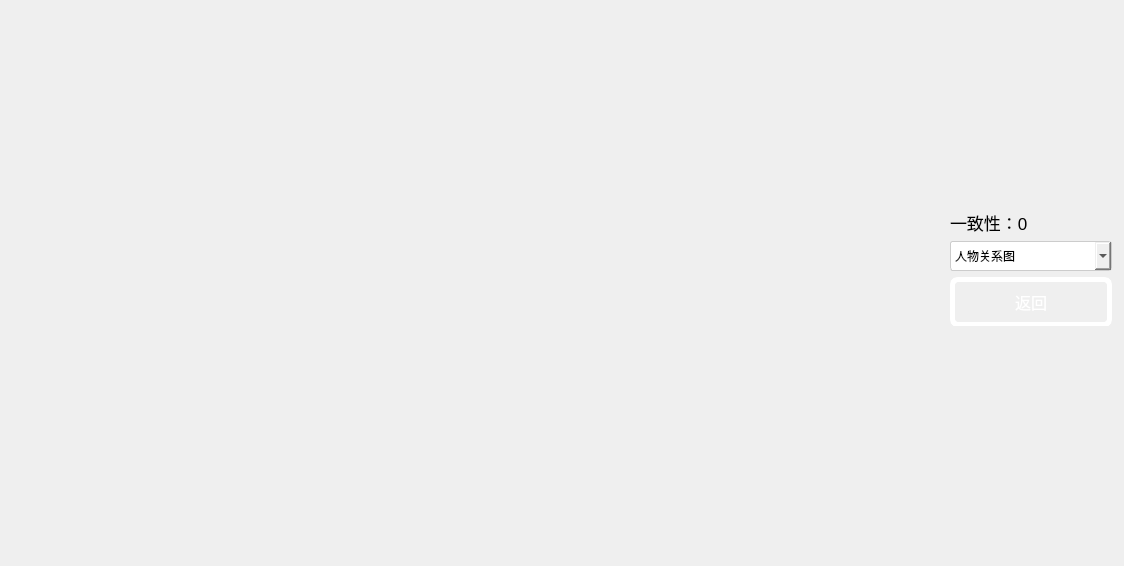
<?xml version="1.0" encoding="UTF-8"?>
<ui version="4.0">
 <class>ScrapyDialog</class>
 <widget class="QDialog" name="ScrapyDialog">
  <property name="geometry">
   <rect>
    <x>0</x>
    <y>0</y>
    <width>1124</width>
    <height>566</height>
   </rect>
  </property>
  <property name="windowTitle">
   <string>Dialog</string>
  </property>
  <widget class="QWidget" name="">
   <property name="geometry">
    <rect>
     <x>950</x>
     <y>210</y>
     <width>162</width>
     <height>116</height>
    </rect>
   </property>
   <layout class="QVBoxLayout" name="verticalLayout">
    <item>
     <widget class="QLabel" name="label">
      <property name="font">
       <font>
        <pointsize>13</pointsize>
       </font>
      </property>
      <property name="text">
       <string>一致性：0</string>
      </property>
     </widget>
    </item>
    <item>
     <widget class="QComboBox" name="comboBox">
      <property name="minimumSize">
       <size>
        <width>0</width>
        <height>30</height>
       </size>
      </property>
      <property name="styleSheet">
       <string notr="true">QComboBox{border:1px solid rgb(204,204,204);border-radius:3px;height:28px;}</string>
      </property>
      <item>
       <property name="text">
        <string>人物关系图</string>
       </property>
      </item>
      <item>
       <property name="text">
        <string>数量柱状图</string>
       </property>
      </item>
      <item>
       <property name="text">
        <string>数量比例图</string>
       </property>
      </item>
      <item>
       <property name="text">
        <string>LDA-jieba图</string>
       </property>
      </item>
      <item>
       <property name="text">
        <string>LDA-thulac图</string>
       </property>
      </item>
      <item>
       <property name="text">
        <string>LDA-pkuseg图</string>
       </property>
      </item>
      <item>
       <property name="text">
        <string>LDA-snowlp图</string>
       </property>
      </item>
     </widget>
    </item>
    <item>
     <widget class="QPushButton" name="backButton">
      <property name="sizePolicy">
       <sizepolicy hsizetype="MinimumExpanding" vsizetype="Fixed">
        <horstretch>0</horstretch>
        <verstretch>0</verstretch>
       </sizepolicy>
      </property>
      <property name="minimumSize">
       <size>
        <width>0</width>
        <height>50</height>
       </size>
      </property>
      <property name="styleSheet">
       <string notr="true">QPushButton
{
background-color:rgba(255, 255, 255, 0);
border-radius: 8px;
width:150px;
height:50px;
text-align: center;
text-decoration: none;
font-size: 16px;

color:rgb(255, 255, 255);
border: 5px solid rgb(255, 255, 255);
}
QPushButton:hover
{
    /*背景颜色*/  
    background-color:rgb(199, 255, 255);
}
 
/*按钮按下态*/
QPushButton:pressed
{
    /*背景颜色*/  
    
    /*左内边距为3像素，让按下时字向右移动3像素*/  
    padding-left:40px;
    /*上内边距为3像素，让按下时字向下移动3像素*/  
    padding-top:20px;
}</string>
      </property>
      <property name="text">
       <string>返回</string>
      </property>
     </widget>
    </item>
   </layout>
  </widget>
 </widget>
 <resources/>
 <connections/>
</ui>
